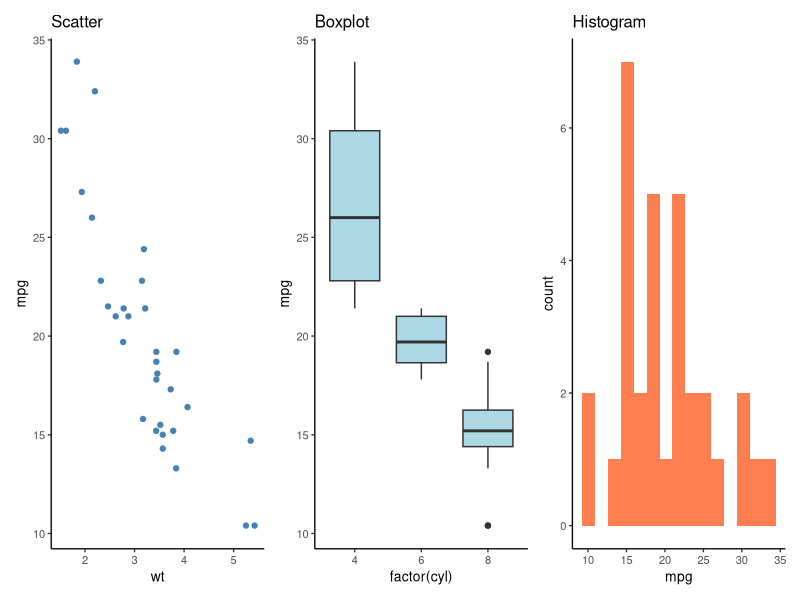
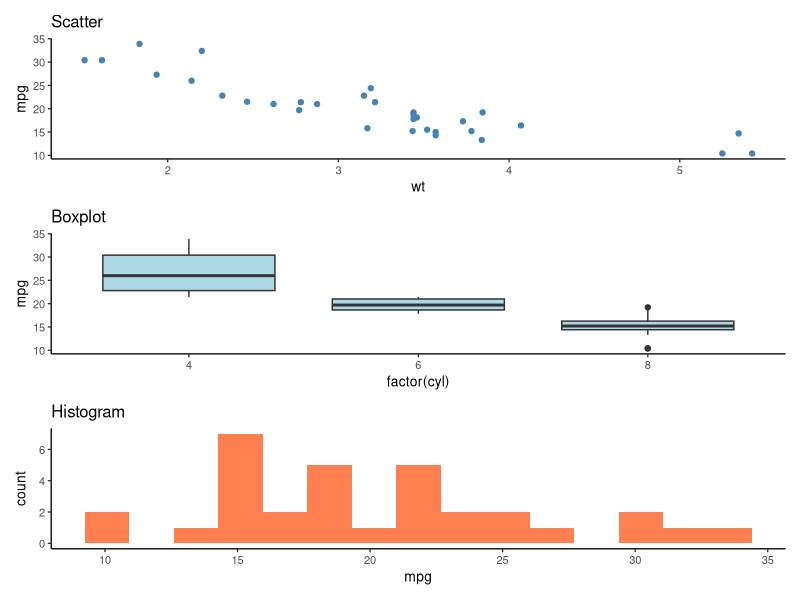
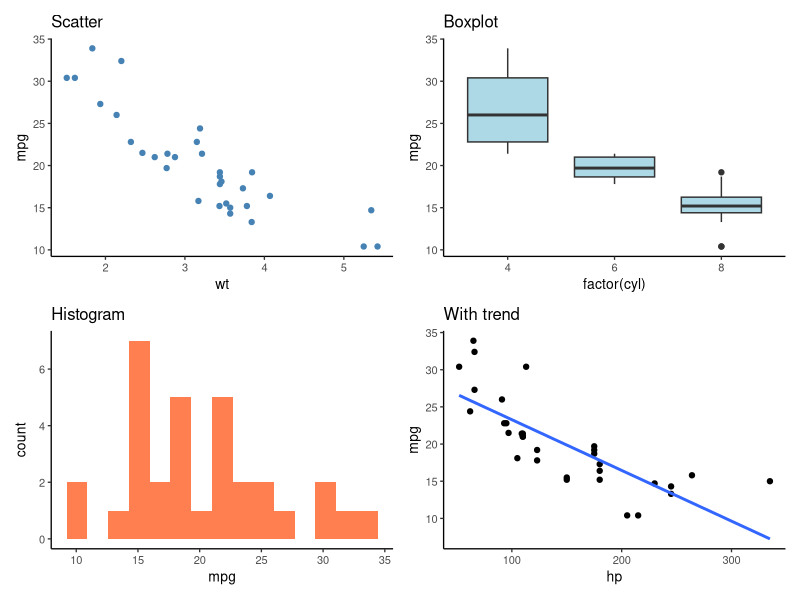
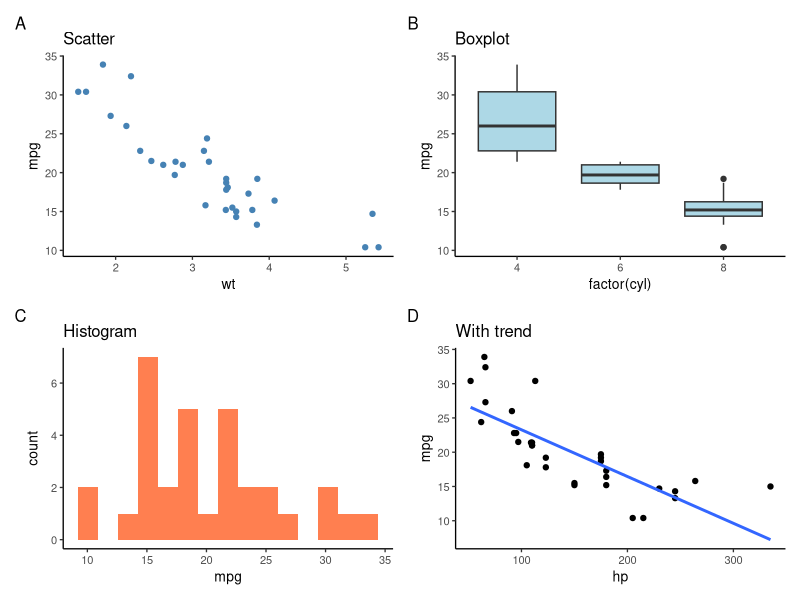
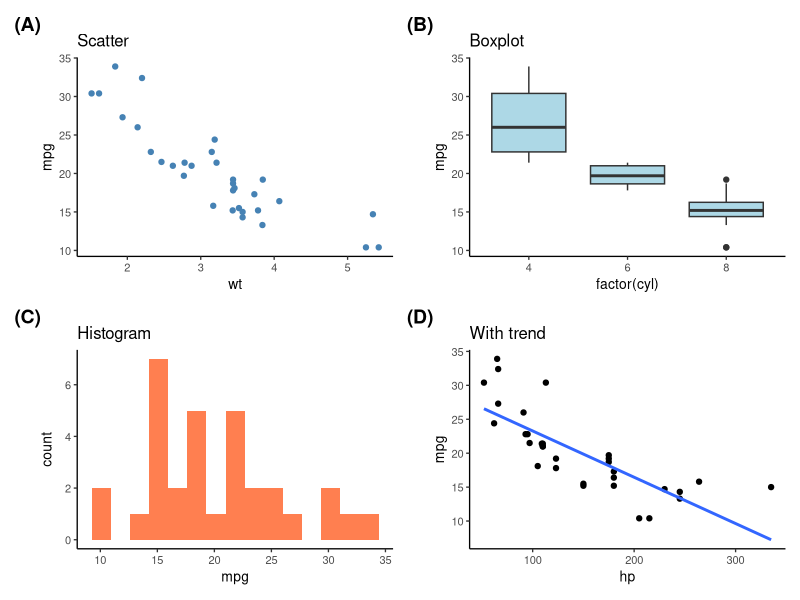
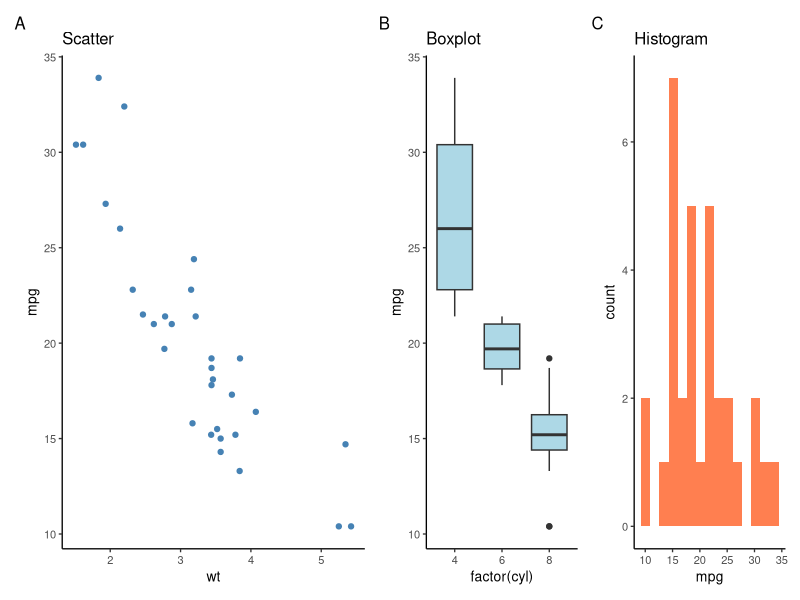
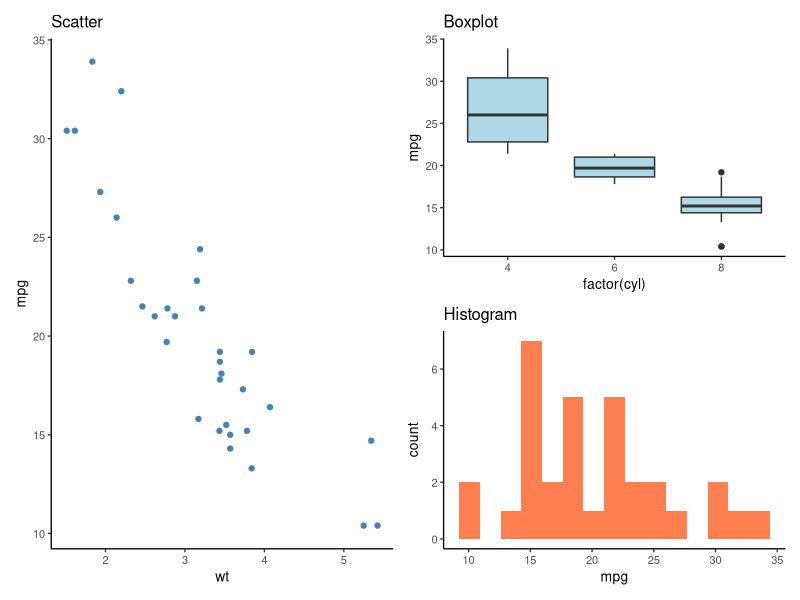
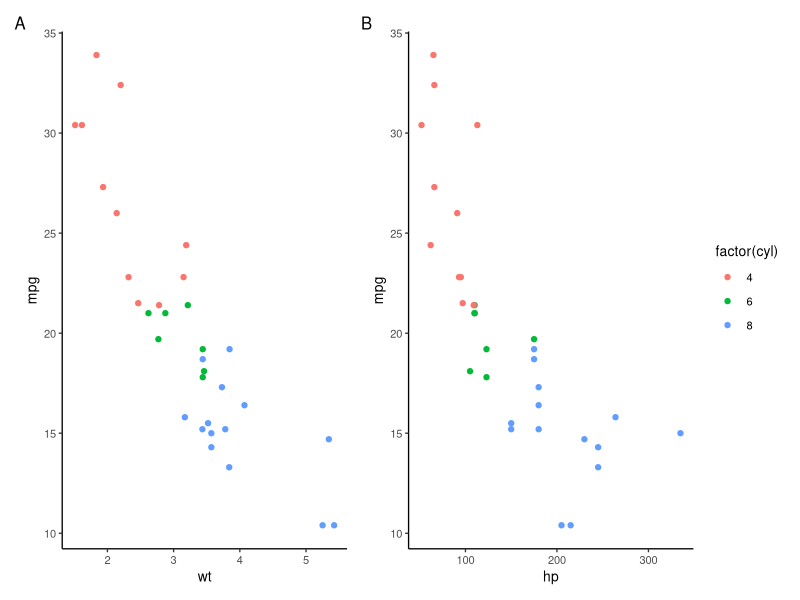

Recreate these plots in R, in order.
## ---- chunk 1
#| label: setup-patchwork
#| echo: false
#| eval: true
#| message: false

library(ggplot2)
library(patchwork)

# Create sample plots
p1 <- ggplot(mtcars, aes(wt, mpg)) +
  geom_point(color = "steelblue") +
  labs(title = "Scatter") +
  theme_classic(base_size = 10)

p2 <- ggplot(mtcars, aes(factor(cyl), mpg)) +
  geom_boxplot(fill = "lightblue") +
  labs(title = "Boxplot") +
  theme_classic(base_size = 10)

p3 <- ggplot(mtcars, aes(mpg)) +
  geom_histogram(bins = 15, fill = "coral") +
  labs(title = "Histogram") +
  theme_classic(base_size = 10)

p4 <- ggplot(mtcars, aes(hp, mpg)) +
  geom_point() + geom_smooth(method = "lm", se = FALSE) +
  labs(title = "With trend") +
  theme_classic(base_size = 10)
## ---- chunk 2
#| label: patchwork-horizontal
#| echo: true
#| eval: true
#| fig-width: 10
#| fig-height: 4

library(patchwork)

p1 | p2 | p3
## ---- chunk 3
#| label: patchwork-vertical
#| echo: true
#| eval: true
#| fig-width: 6
#| fig-height: 8

p1 / p2 / p3
## ---- chunk 4
#| label: patchwork-grid
#| echo: true
#| eval: true
#| fig-width: 10
#| fig-height: 8

(p1 | p2) / (p3 | p4)
## ---- chunk 5
#| label: patchwork-labels
#| echo: true
#| eval: true
#| fig-width: 10
#| fig-height: 8

(p1 | p2) / (p3 | p4) +
  plot_annotation(tag_levels = 'A')
## ---- chunk 6
#| label: patchwork-labels-custom
#| echo: true
#| eval: true
#| fig-width: 10
#| fig-height: 8

(p1 | p2) / (p3 | p4) +
  plot_annotation(
    tag_levels = 'A',
    tag_prefix = '(',
    tag_suffix = ')'
  ) &
  theme(plot.tag = element_text(face = 'bold', size = 14))
## ---- chunk 7
#| label: patchwork-widths
#| echo: true
#| eval: true
#| fig-width: 12
#| fig-height: 5

# First plot takes 2x width
p1 + p2 + p3 +
  plot_layout(widths = c(2, 1, 1)) +
  plot_annotation(tag_levels = 'A')
## ---- chunk 8
#| label: patchwork-nested
#| echo: true
#| eval: true
#| fig-width: 10
#| fig-height: 6

# Large plot on left, two stacked on right
p1 | (p2 / p3) +
  plot_annotation(tag_levels = 'A')
## ---- chunk 9
#| label: patchwork-legend
#| echo: true
#| eval: true
#| fig-width: 10
#| fig-height: 5

# Create plots with same color mapping
pa <- ggplot(mtcars, aes(wt, mpg, color = factor(cyl))) +
  geom_point() + theme_classic(base_size = 10)
pb <- ggplot(mtcars, aes(hp, mpg, color = factor(cyl))) +
  geom_point() + theme_classic(base_size = 10)

pa + pb +
  plot_layout(guides = 'collect') +
  plot_annotation(tag_levels = 'A')
